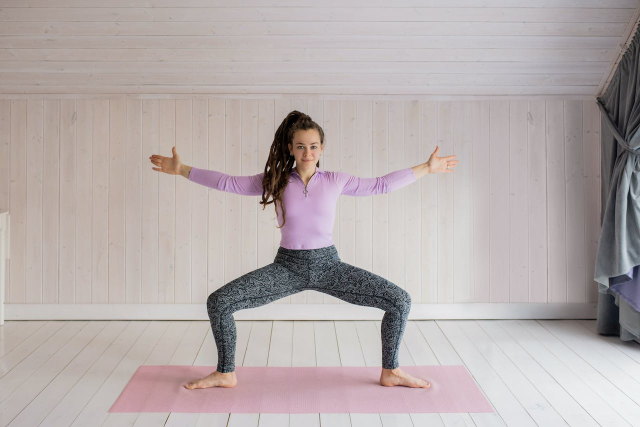
#> input picture yoga.jpg, 1280 x 854 px (shown at 1/2 size)
$ python yolov8_pose.py
#> lines starting #> are read from the running program, lines starting #| are printed output that depends on the picture
# 导入os模块，用于文件和目录操作
import os
# 导入urllib模块，用于URL操作
import urllib
# 导入traceback模块，用于异常跟踪
import traceback
# 导入time模块，用于时间相关的操作
import time
# 导入sys模块，用于与Python解释器交互
import sys
# 导入numpy模块，用于数值计算
import numpy as np
# 导入cv2模块，用于图像处理
import cv2
# 导入RKNN模块，用于RKNN模型的创建和推理
from rknn.api import RKNN
# 导入exp函数，用于计算指数
from math import exp

# 定义ONNX模型的路径
ONNX_MODEL = './coco_pose_s_relu.onnx'
# 定义导出的RKNN模型的路径
RKNN_MODEL = './coco_pose_s_relu_int8.rknn'
# 备注：可以使用 './yolov8-pose-int.rknn' 作为RKNN模型的路径
# RKNN_MODEL = './yolov8-pose-int.rknn'
# 定义数据集文件的路径，用于量化
DATASET = './datasets.txt'

# 定义是否开启量化
QUANTIZE_ON = True

# 定义头部、躯干、四肢的颜色
color_list = [(0, 0, 255), (0, 255, 0), (255, 0, 0)]
# 定义2D姿态关键点的连接关系
skeleton = [[16, 14], [14, 12], [17, 15], [15, 13], [12, 13], [6, 12], [7, 13], [6, 7], [6, 8], [7, 9], [8, 10], [9, 11],
            [2, 3], [1, 2], [1, 3], [2, 4], [3, 5], [4, 6], [5, 7]]

# 定义类别列表
CLASSES = ['person']

# 定义网格点列表
meshgrid = []

# 定义类别数量
class_num = len(CLASSES)
# 定义头部数量
headNum = 3
# 定义关键点数量
keypoint_num = 17

# 定义步长列表
strides = [8, 16, 32]
# 定义特征图尺寸列表
mapSize = [[80, 80], [40, 40], [20, 20]]
# 定义非极大值抑制阈值
nmsThresh = 0.55
# 定义目标检测阈值
objectThresh = 0.5

# 定义输入图像的高度
input_imgH = 640
# 定义输入图像的宽度
input_imgW = 640


# 定义检测框类
class DetectBox:
    # 初始化方法，接收类别ID、得分、边界框坐标和姿态信息
    # [15 lines left out: function __init__, not called in this run]


# 生成网格点
def GenerateMeshgrid():
    # 遍历每个头部
    for index in range(headNum):
        # 遍历特征图的每个高度
        for i in range(mapSize[index][0]):
            # 遍历特征图的每个宽度
            for j in range(mapSize[index][1]):
                # 添加网格点的x坐标
                meshgrid.append(j + 0.5)
                # 添加网格点的y坐标
                meshgrid.append(i + 0.5)


# 计算两个边界框的交并比（IOU）
# [74 lines left out: functions IOU, NMS, not called in this run]


# 定义sigmoid函数
def sigmoid(x):
    # 返回sigmoid函数的值
    return 1 / (1 + exp(-x))


# 后处理函数
# [102 lines left out: function postprocess, not called in this run]


# 导出RKNN模型并进行推理
def export_rknn_inference(img):
    # 创建RKNN对象
    rknn = RKNN(verbose=True)

    # 配置模型
    print('--> Config model')
    rknn.config(mean_values=[[0, 0, 0]], std_values=[[255, 255, 255]], quantized_algorithm='normal', quantized_method='channel', target_platform='rk3588')
    print('done')

    # 加载ONNX模型
    print('--> Loading model')
    ret = rknn.load_onnx(model=ONNX_MODEL, outputs=["reg1", "cls1", "reg2", "cls2", "reg3", "cls3", "ps1", "ps2", "ps3"])
    if ret != 0:
        print('Load model failed!')
        exit(ret)
    print('done')

    # 构建模型
    print('--> Building model')
    ret = rknn.build(do_quantization=QUANTIZE_ON, dataset=DATASET, rknn_batch_size=1)
    if ret != 0:
        print('Build model failed!')
        exit(ret)
    print('done')

    # 导出RKNN模型
    print('--> Export rknn model')
    ret = rknn.export_rknn(RKNN_MODEL)
    if ret != 0:
        print('Export rknn model failed!')
        exit(ret)
    print('done')

    # 初始化运行时环境
    print('--> Init runtime environment')
    ret = rknn.init_runtime()
    # ret = rknn.init_runtime(target='rk3566')
    if ret != 0:
        print('Init runtime environment failed!')
        exit(ret)
    print('done')

    # 运行模型
    print('--> Running model')
    outputs = rknn.inference(inputs=[img])
    # 释放资源
    rknn.release()
    print('done')

    # 返回输出
    return outputs


# 主函数
if __name__ == '__main__':
    # 打印主函数开始信息
    print('This is main ...')
    # 生成网格点
    GenerateMeshgrid()
    # 定义图像路径
    img_path = './yoga.jpg'
    # 读取图像
    orig_img = cv2.imread(img_path)
#> orig_img is the input picture: shape (854, 1280, 3); mean B, G, R 172.4, 172.9, 182.2
    # 获取图像的高度和宽度
    img_h, img_w = orig_img.shape[:2]
#> img_h = 854; img_w = 1280


    # 调整图像大小
    origimg = cv2.resize(orig_img, (input_imgW, input_imgH), interpolation=cv2.INTER_LINEAR)
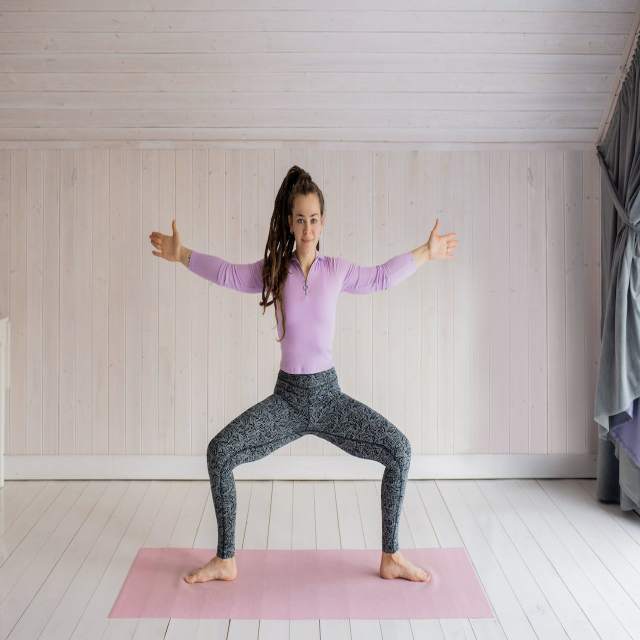
#> origimg: shape (640, 640, 3); mean B, G, R 172.3, 172.8, 182
    # 转换颜色空间
    origimg = cv2.cvtColor(origimg, cv2.COLOR_BGR2RGB)

    # 扩展图像维度
    img = np.expand_dims(origimg, 0)

    # 导出RKNN模型并进行推理
#> (the run stopped early here; a loop or call above may not have finished)
